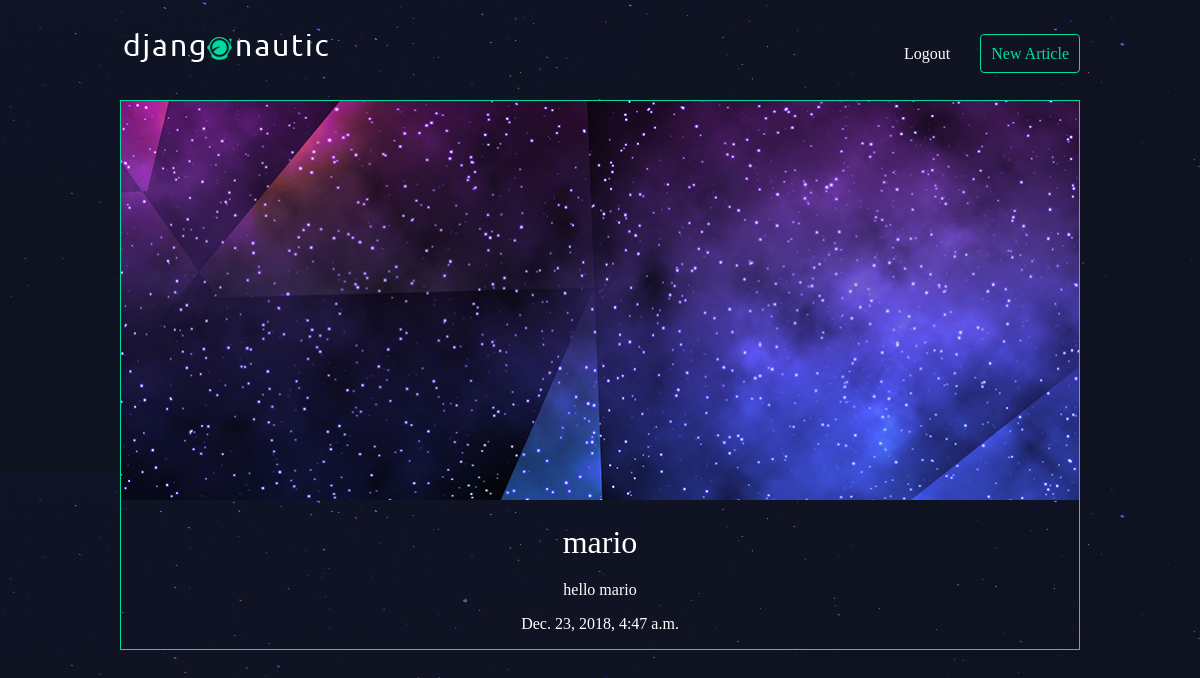
/articles/hello-mario/ (signed in), run on the app's committed database.
### articles/models.py (models this page shows, shortened)
class Article(models.Model):
    title = models.CharField(max_length = 100)
    slug = models.SlugField()
    body = models.TextField()
    date = models.DateTimeField(auto_now_add = True)
    thumb = models.ImageField(default='default.png', blank=True)
    author = models.ForeignKey(User, default=None)

### articles/views.py (the view)
# urls.py: url(r'^(?P<slug>[\w-]+)/$', views.article_detail, name = 'detail'),
def article_detail(request, slug):
    article = Article.objects.get(slug=slug)
    return render(request, 'articles/article_detail.html', {'article': article})

### articles/templates/articles/article_detail.html
{% extends 'base_layout.html' %}
{% block content %}
  <div class="article-detail">
    <div class="article">
      <img src="{{ article.thumb.url }}" alt="">
      <h2>{{ article.title }}</h2>
      <p>{{ article.body }}</p>
      <p>{{ article.date }}</p>
    </div>
  </div>
{% endblock %}

### assets/style.css (style rules this page uses)
body { background-color: #0f121f; background-image: url(stars.png); background-repeat-y: no-repeat; color: #fff; }
body * { font-family: Ubuntu; }
h1, h2, h3, h4, h5 { font-weight: normal; margin: 0; }
.article { padding: 10px; border: 1px solid #00dba0; position: relative; padding-bottom: 40px; }
.article h2 { font-size: 1.2em; }
.article-detail .article { padding: 0; }
.article-detail .article img { max-width: 100%; }
.article-detail .article h2 { text-align: center; margin: 20px auto; font-size: 2em }
.article-detail .article p { text-align: center; }

### data on the page
Article: thumb (picture), title "mario", body "hello mario", date "Dec. 23, 2018, 4:47 a.m."
